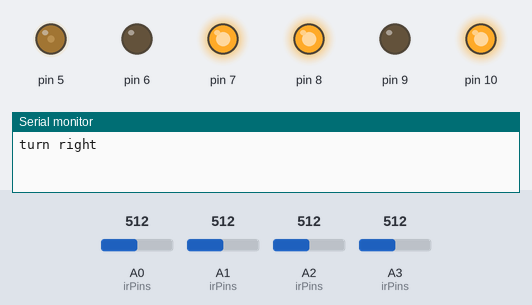
Simulated run of this sketch. Board: Arduino Uno, built with avr-gcc and run on an emulated ATmega328P. Parts: output pins drawn as LEDs (lit = HIGH), the last lines printed to the serial monitor. The inputs (shaded band) are chosen by the test bench; at power-on: A3 (irPins) = 512, A1 (irPins) = 512, A0 (irPins) = 512, A2 (irPins) = 512.

Above: at 1.2 s.
1.3 s: A3 (irPins) set to 317
2.8 s: A3 (irPins) set to 288
At 3.1 s:
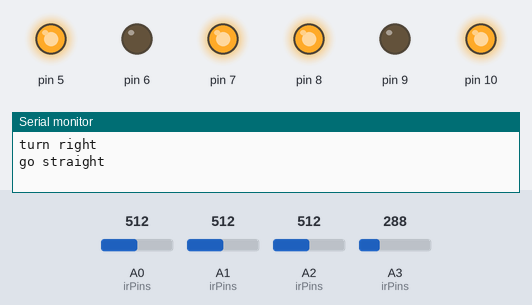
4.3 s: A3 (irPins) set to 306
At 5.4 s:
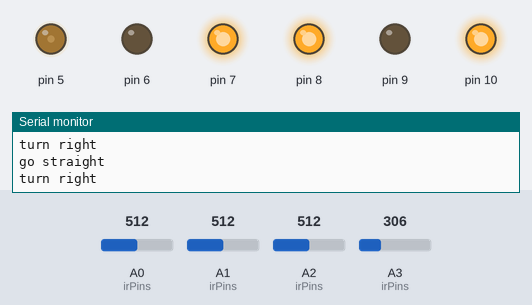
5.8 s: A1 (irPins) set to 413
7.3 s: A1 (irPins) set to 389
At 7.7 s:
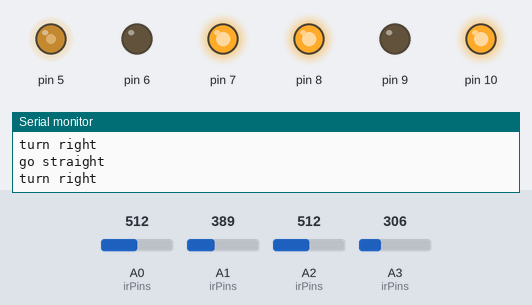
8.8 s: A1 (irPins) set to 716
At 10.0 s:
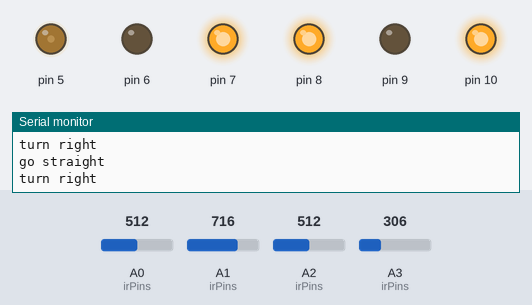
Timing chart, 0 to 11.3 s (numbered marks = the images above; inputs shaded):
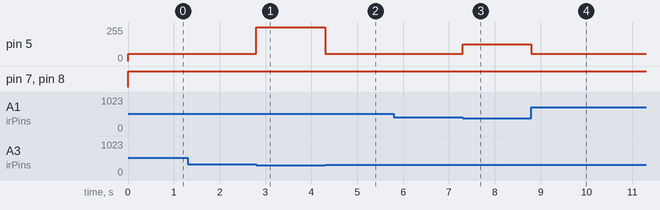

Measured:
- the behaviour switches between 300 and 299 on A3 (irPins) (found by bisection; images 0 and 1)
- the behaviour switches between 400 and 399 on A1 (irPins) (found by bisection; images 2 and 3)
- after the input at 1.3 s, every drawn part: stays the same
- after the input at 2.8 s, pin 5: 55/255 → 255/255 at once
- after the input at 4.3 s, pin 5: 255/255 → 55/255 at once
- after the input at 5.8 s, every drawn part: stays the same
- after the input at 7.3 s, pin 5: 55/255 → 125/255 at once
- after the input at 8.8 s, pin 5: 125/255 → 55/255 at once

The sketch:

line_following_kart.ino
```cpp
#include<Arduino.h>

#define S_WHITE 0
#define S_BLACK 1
#define S_OUTOFTRACK 2
#define C_WHITE 0
#define C_BLACK 1
#define C_GRAY 2

#define seconds(s) (s*200000/3)

const int maxSpeed = 255;

template <typename T> int sgn(T val) {
    return (T(0) < val) - (val < T(0));
}

class Motor{
  public:
    int in1, in2, pwm;
    bool dir;
    Motor(int in1, int in2, int pwm, bool dir=0): in1(in1), in2(in2), pwm(pwm), dir(dir) {}
    void setPinMode(void){
      pinMode(in1, OUTPUT);
      pinMode(in2, OUTPUT);
      pinMode(pwm, OUTPUT);
    }
    void setSpeed(int speed){
      speed=constrain(speed, -255, 255);
      if(dir) speed*=-1;
      if(speed==0){
        digitalWrite(pwm, HIGH); // fast stop
        digitalWrite(in1, LOW);
        digitalWrite(in2, LOW);
        return;
      }
      if(speed>0){
        digitalWrite(in1, HIGH);
        digitalWrite(in2, LOW);
      }else{
        digitalWrite(in1, LOW);
        digitalWrite(in2, HIGH);
      }
      analogWrite(pwm, abs(speed));
    }
    void brake(float s=0.3){
      setSpeed(-maxSpeed);
      delay(seconds(s));
      setSpeed(0);
    }
};

const int IR_A0 = A0;
const int IR_A1 = A1;
const int IR_A2 = A2;
const int IR_A3 = A3;
const int motor1_in1 = 9;
const int motor1_in2 = 8;
const int motor2_in1 = 7;
const int motor2_in2 = 6;
const int motor1_pwm = 10;
const int motor2_pwm = 5;

const int threshold_low[4] = {500, 400, 100, 85}, threshold_high[4] = {850, 850, 300, 300};

Motor motorL(motor1_in1, motor1_in2, motor1_pwm, 1), motorR(motor2_in1, motor2_in2, motor2_pwm, 0);

int irPins[4]={IR_A0, IR_A1, IR_A2, IR_A3};

// might need initialization
int irValuesRaw[4], irValues[4];

// A correction value, based on the error from target.
// It is used to change the relative motor speed with PWM.
int correction = 0;
int correction_scaled =0;
int previous_correction = 0;

int status;
int stop_count;


void betterPWMSetup(){
  /*
  Optional change for better PWM control of the DC motors below.

  Change the PWM frequency of digital pins 5 and 6 (timer0) to Phase-correct
  PWM of 31.250 kHz from the default of ~500Hz. Using code from "Adjusting PWM
  Frequencies http://playground.arduino.cc/Main/TimerPWMCheatsheet".

  This requires a separate change in the wiring.c function in the Arduino
  program file hardware\arduino\cores\arduino\wiring.c from:
  #define MICROSECONDS_PER_TIMER0_OVERFLOW (clockCyclesToMicroseconds(64 * 256))

  to:
  #define MICROSECONDS_PER_TIMER0_OVERFLOW (clockCyclesToMicroseconds(1 * 510))

  Without the change to wiring.c time functions (millis, delay, as well as
  libraries using them will not work corectly.
  */
  TCCR0A = _BV(COM0A1) | _BV(COM0B1) | _BV(WGM01) | _BV(WGM00);
  TCCR0B = _BV(CS00);
}


void Scan(){
  for(int i=0;i<4;i++){
    irValuesRaw[i]=analogRead(irPins[i]);
    if(irValuesRaw[i]<threshold_low[i])
      irValues[i]=C_WHITE;
    else if(irValuesRaw[i]<threshold_high[i])
      irValues[i]=C_GRAY;
    else
      irValues[i]=C_BLACK;
    /*
    Serial.print(irValuesRaw[i]);
    Serial.print("(");
    if(irValues[i]==C_WHITE) Serial.print("W");
    if(irValues[i]==C_GRAY) Serial.print("G");
    if(irValues[i]==C_BLACK) Serial.print("B");
    Serial.print(")\t");
    */
  }
  //Serial.println();
}

uint8_t extractIRValueBin(int value){
  uint8_t bin = (uint8_t)0;
  for(int i=0;i<4;i++)
    bin|=(!(irValues[i] ^ value))<<(4-i-1);
  return bin;
}

void UpdateCorrection() {
  uint8_t isGray=extractIRValueBin(C_GRAY);
  //uint8_t isWhite=extractIRValueBin(C_WHITE);

  switch(isGray){
    case 0b1111:
      //correction = 305*sgn(correction);
      // use previous correction
      break;
    case 0b1110: case 0b0111:
      correction = 255;
      break;
    case 0b1100: case 0b0011:
      correction = 200;
      break;
    case 0b1000: case 0b0001:
      correction = 130;
      break;
    case 0b1101: case 0b1011:
      correction = 0;
      break;
    case 0b1001:
      correction = 0;
      break;
    default:
      break;
  }

  if((isGray&0b0001)+((isGray&0b0010)>>1) > ((isGray&0b0100)>>2)+((isGray&0b1000)>>3))
    correction *= -1;
  correction_scaled = correction;
  correction_scaled = (int)((double)correction_scaled * maxSpeed / 255 + 0.5f);
}

void Brake(float s=0.3){
  motorR.setSpeed(-255);
  motorL.setSpeed(-255);
  delay(seconds(s));
  motorR.setSpeed(0);
  motorL.setSpeed(0);
}

void StripeStop(){
  int black_count=0, white_count=0;
  for(int i=0;i<4;i++){
    white_count+=!(irValues[i] ^ C_WHITE);
    black_count+=!(irValues[i] ^ C_BLACK);
  }
  if(white_count > black_count && status!=S_WHITE) stop_count++, status=S_WHITE;
  if(white_count < black_count && status!=S_BLACK) stop_count++, status=S_BLACK;

  if(stop_count>=20){
    stop_count=0;
    Brake(0.5);
    delay(seconds(3)); // 3 sec
    motorR.setSpeed(maxSpeed);
    motorL.setSpeed(maxSpeed);
    delay(seconds(0.3));
  }
}

void Steer(){
  if(sgn(previous_correction)!=sgn(correction)){
    if(correction>0) Serial.println("turn right");
    if(correction<0) Serial.println("turn left");
    if(correction==0) Serial.println("go straight");
  }
  if(correction_scaled==0){
    motorR.setSpeed(maxSpeed);
    motorL.setSpeed(maxSpeed);
  }else if (correction_scaled > 0) {
    // turn right
    motorR.setSpeed(maxSpeed-correction_scaled);
    motorL.setSpeed(maxSpeed);
  }else{
    // turn left
    motorR.setSpeed(maxSpeed);
    motorL.setSpeed(maxSpeed-correction_scaled);
  }

  previous_correction = correction;
}


void setup() {
  betterPWMSetup();
  for(int i=0; i<4; i++) pinMode(irPins[i], INPUT);
  motorL.setPinMode(), motorR.setPinMode();
  motorL.setSpeed(0), motorR.setSpeed(0);
  status = S_WHITE;
  stop_count=0;

  Serial.begin(115200);
}

void loop(){
  Scan();
  StripeStop();
  UpdateCorrection();
  Steer();
  delay(seconds(0.0001));
}
```
